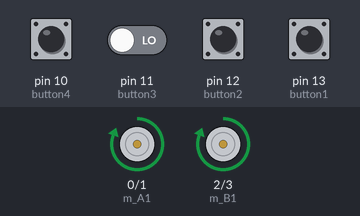
The sketch below on a simulated Arduino Uno, built with avr-gcc and run on an emulated ATmega328P. On the bench: motor-driver pin pairs drawn as motors (green arrow = first pin HIGH = forward, orange = second pin HIGH = backward, longer = more drive). Inputs (shaded band) come from the test bench; at power-on: pin 13 (button1) HIGH, pin 10 (button4), pin 11 (button3), pin 12 (button2) LOW.

Above: at 1.2 s.
1.3 s: pin 12 (button2) pulled HIGH for 0.15 s
At 1.5 s:
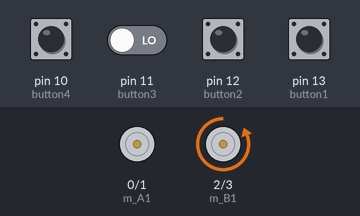
3.1 s: pin 13 (button1) pulled LOW for 0.15 s
At 3.3 s:
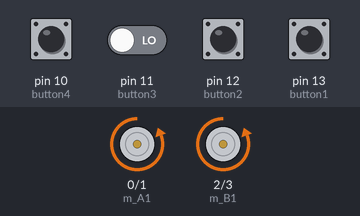
4.9 s: pin 13 (button1) pulled LOW for 3.2 s
At 9.0 s:
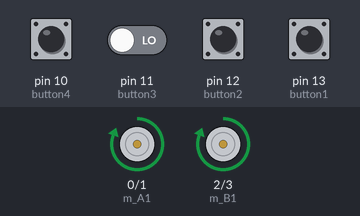
9.7 s: pin 12 (button2) pulled HIGH for 3.2 s
At 10.2 s:
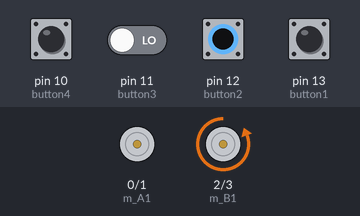
14.5 s: pin 11 (button3) driven HIGH and pin 12 (button2) driven HIGH
At 15.1 s:
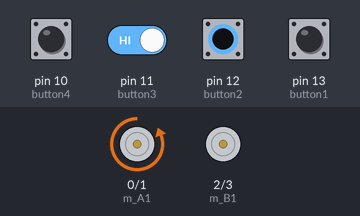
Timing chart, 0 to 17.1 s (numbered marks = the images above; inputs shaded):
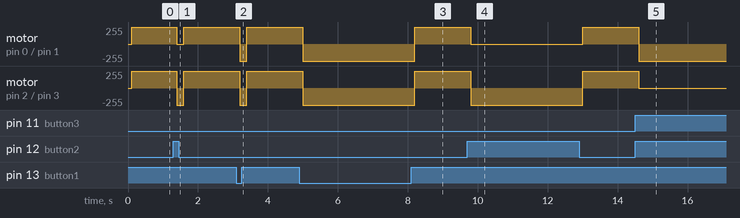

The sketch:

SwitchControlledCar.ino
```cpp
const int m_A1 = 0;
const int m_A2 = 1;
const int m_B1 = 2;
const int m_B2 = 3;
const int button1 = 13;
const int button2 = 12;
const int button3 = 11;
const int button4 = 10;
const int button5 = 9;

void setup() {
  // put your setup code here, to run once:
  pinMode(m_A1,OUTPUT);
  pinMode(m_A2,OUTPUT);
  pinMode(m_B1,OUTPUT);
  pinMode(m_B2,OUTPUT);
  pinMode(button1,INPUT);
  pinMode(button2,INPUT);
  pinMode(button3,INPUT);
  pinMode(button4,INPUT);
  pinMode(button5,INPUT);
}

void loop() {
  // put your main code here, to run repeatedly:
   if (digitalRead(button1) == LOW){
    forward();
    }
   else if (digitalRead(button2) == LOW){
    reverse();
    }
   else if (digitalRead(button3) == LOW){
    right();
    }
   else if (digitalRead(button4) == LOW){
    left();
    }
   else{
    stopp();
    }
}

int forward(){
  delay(100);
  digitalWrite(m_A1,LOW);
  digitalWrite(m_A2,HIGH);
  digitalWrite(m_B1,LOW);
  digitalWrite(m_B2,HIGH);
}

int reverse(){
  delay(100);
   digitalWrite(m_A1,HIGH);
  digitalWrite(m_A2,LOW);
  digitalWrite(m_B1,HIGH);
  digitalWrite(m_B2,LOW);
}

int right(){
  delay(100);
  digitalWrite(m_A1,LOW);
  digitalWrite(m_A2,LOW);
  digitalWrite(m_B1,LOW);
  digitalWrite(m_B2,HIGH);
}

int left(){
  delay(100);
  digitalWrite(m_A1,LOW);
  digitalWrite(m_A2,HIGH);
  digitalWrite(m_B1,LOW);
  digitalWrite(m_B2,LOW);
}
 int stopp(){
  delay(100);
  digitalWrite(m_A1,LOW);
  digitalWrite(m_A2,LOW);
  digitalWrite(m_B1,LOW);
  digitalWrite(m_B2,LOW);
}
```

Measured:
- after the input at 1.3 s, motor on pin 0 (m_A1) / pin 1 (m_A2): forward 255/255 → stopped after 0.10 s, → forward 255/255 0.20 s later; motor on pin 2 (m_B1) / pin 3 (m_B2): forward 255/255 → backward 255/255 after 0.10 s, → forward 255/255 0.20 s later
- after the input at 3.1 s, motor on pin 0 (m_A1) / pin 1 (m_A2), motor on pin 2 (m_B1) / pin 3 (m_B2): forward 255/255 → backward 255/255 after 0.10 s, → forward 255/255 0.20 s later
- after the input at 4.9 s, motor on pin 0 (m_A1) / pin 1 (m_A2), motor on pin 2 (m_B1) / pin 3 (m_B2): forward 255/255 → backward 255/255 after 0.10 s, → forward 255/255 3.2 s later
- after the input at 9.7 s, motor on pin 0 (m_A1) / pin 1 (m_A2): forward 255/255 → stopped after 0.10 s, → forward 255/255 3.2 s later; motor on pin 2 (m_B1) / pin 3 (m_B2): forward 255/255 → backward 255/255 after 0.10 s, → forward 255/255 3.2 s later
- after the input at 14.5 s, motor on pin 0 (m_A1) / pin 1 (m_A2): forward 255/255 → backward 255/255 after 0.10 s; motor on pin 2 (m_B1) / pin 3 (m_B2): forward 255/255 → stopped after 0.10 s
